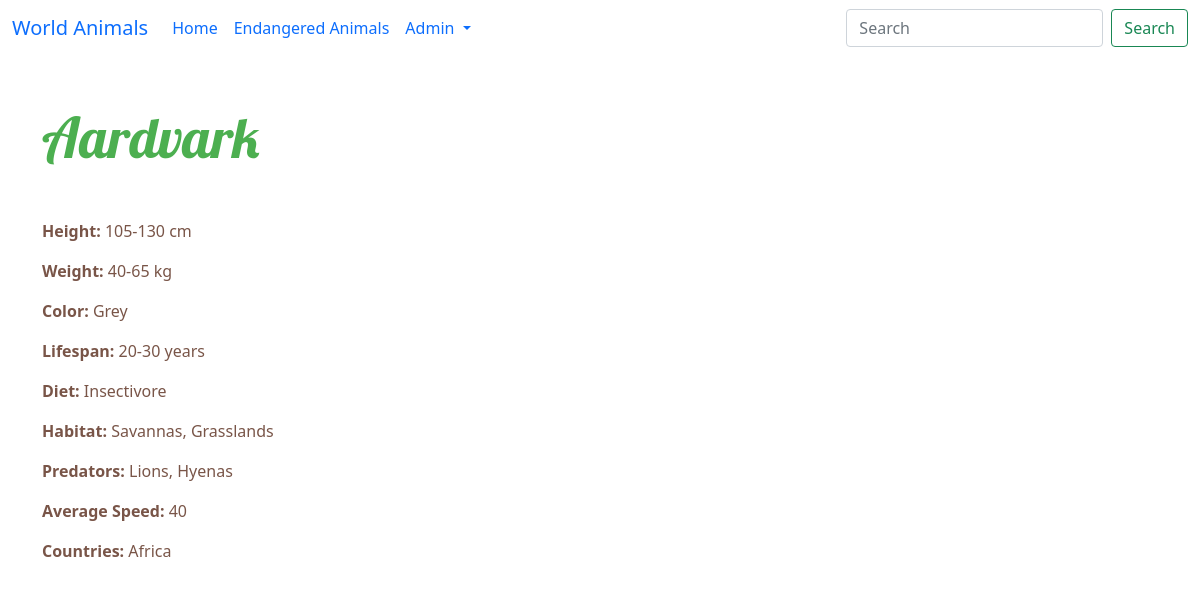
Screenshot of /detail.php?id=2 with the database file from the repository.
### tables this page shows
CREATE TABLE `animal_dataset` (
  `id` int(11) NOT NULL,
  `animal_name` varchar(26) DEFAULT NULL,
  `height` varchar(14) DEFAULT NULL,
  `weight` varchar(14) DEFAULT NULL,
  `color` varchar(23) DEFAULT NULL,
  `lifespan` varchar(16) DEFAULT NULL,
  `diet` varchar(22) DEFAULT NULL,
  `habitat` varchar(27) DEFAULT NULL,
  `predators` varchar(28) DEFAULT NULL,
  `avg_speed` varchar(20) DEFAULT NULL,
  `countries` varchar(37) DEFAULT NULL
);

### detail.php (the view, shortened to what this page needs)
<?php
include('reusable/conn.php');
$id = $_GET['id'];
$query = "SELECT * FROM animal_dataset WHERE `id` = '$id' ";
$animal = mysqli_query($connect, $query);
$result = $animal -> fetch_assoc();
?>
<!DOCTYPE html>
<html lang="en">
<head>
    <link href="css/style.css" rel="stylesheet">
    <link href="https://cdn.jsdelivr.net/npm/bootstrap@5.0.2/dist/css/bootstrap.min.css" rel="stylesheet">
</head>
<body>
   <?php  include('reusable/nav.php'); ?>
    <div class="container-fluid">
        <div class="container">
            <div class="row">
                <div class="col">
            <h3 class="display-4 mt-5 mb-5 "><?php echo $result['animal_name']?></h3>
            </div>
            </div>
        </div>
        <div class="container">
            <div class="row">
                <div class="col-md-8">
                <p class="card-text"><b>Height: </b><?php echo $result['height'] ?> cm</p>
                <p class="card-text"><b>Weight: </b><?php echo $result['weight'] ?> kg</p>
                <p class="card-text"><b>Color: </b><?php echo $result['color'] ?></p>
                <p class="card-text"><b>Lifespan: </b><?php echo $result['lifespan'] ?> years</p>
                <p class="card-text"><b>Diet: </b><?php echo $result['diet'] ?></p>
                <p class="card-text"><b>Habitat: </b><?php echo $result['habitat'] ?></p>
                <p class="card-text"><b>Predators: </b><?php echo $result['predators'] ?></p>
                <p class="card-text"><b>Average Speed: </b><?php echo $result['avg_speed'] ?></p>
                <p class="card-text"><b>Countries: </b><?php echo $result['countries'] ?></p>
                </div>
            </div>
        </div>
    </div>
</body>
</html>

### css/style.css (style rules this page uses)
body { background-color: #f2f2f2; font-family: 'Roboto', sans-serif; }
h3.display-4 { font-family: 'Lobster', cursive; color: #4CAF50; }
.card-text { color: #795548; }

### rows the page displays
animal_dataset: animal_name "Aardvark", height "105-130", weight "40-65", color "Grey", lifespan "20-30", diet "Insectivore", habitat "Savannas, Grasslands", predators "Lions, Hyenas", avg_speed "40", countries "Africa"
